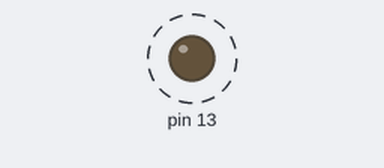
Simulated run of this sketch. Board: Arduino Uno, built with avr-gcc and run on an emulated ATmega328P. On the bench: output pins drawn as LEDs (lit = HIGH). Dashed ring = blinking.

Above: at 0.7 s.
Timing chart, 0 to 5.8 s (numbered marks = the images above):
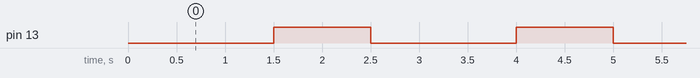

The sketch:

sketch_sep23b.ino
```cpp
void setup() {
  // put your setup code here, to run once:
  pinMode(13,OUTPUT);
  Serial.begin(9600);
}

void loop() {
  // put your main code here, to run repeatedly:
digitalWrite(13,LOW);
delay(1500);
digitalWrite(13,HIGH);
delay(1000);
digitalWrite(13,LOW);
}
```

Measured:
- by itself, pin 13: alternates HIGH for 1.0 s and LOW for 1.5 s
